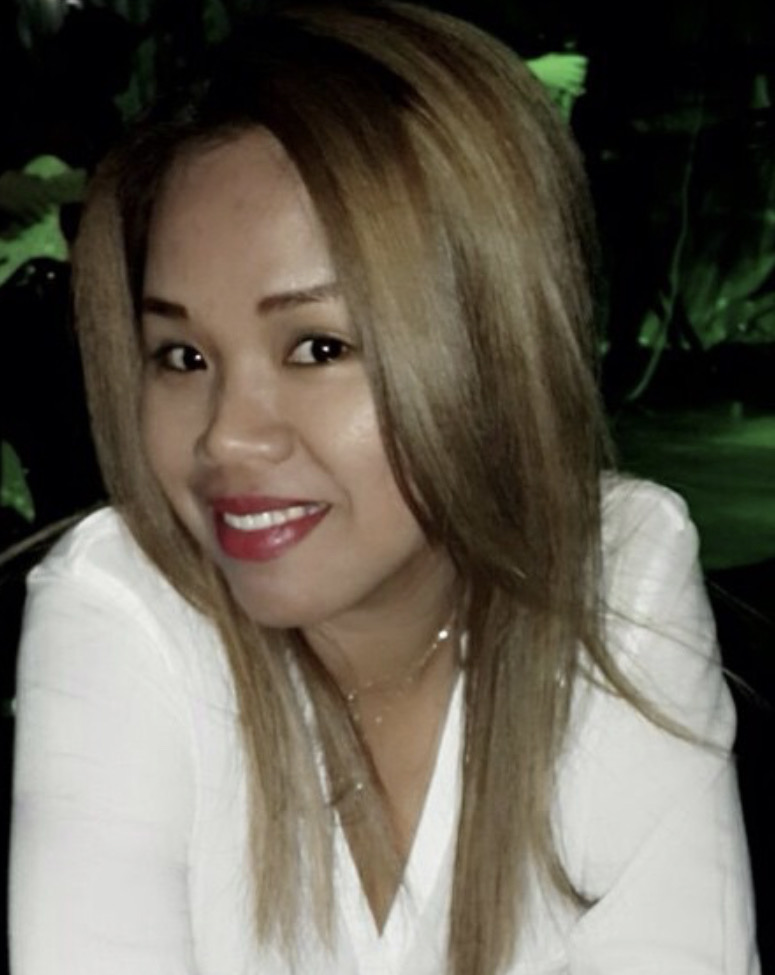
#> input picture attached_assets/IMG_0615.jpeg, 775 x 975 px, found by its file name
$ python image_processor.py
#> lines starting #> are read from the running program, lines starting #| are printed output that depends on the picture; after the words box and inside, x2 and y2 are one past the last pixel; in counts of white or black regions, pixels touching at a corner belong together
import cv2
import numpy as np
import os
from shutil import copyfile

def cartoonize_image(image_path, output_path):
    # Read the image
#> called with image_path = './attached_assets/IMG_0615.jpeg', output_path = './client/public/hero-cartoon.png'
    img = cv2.imread(image_path)
#> img is the input picture: shape (975, 775, 3); mean B, G, R 83.9, 95.6, 101.5
    if img is None:
        raise Exception(f"Failed to load image from {image_path}")

    # Convert to RGB (OpenCV uses BGR)
    img = cv2.cvtColor(img, cv2.COLOR_BGR2RGB)

    # Resize image while maintaining aspect ratio
    height, width = img.shape[:2]
#> height = 975; width = 775
    max_dimension = 1500
    scale = max_dimension / max(height, width)
#> scale = 1.54
    new_width = int(width * scale)
#> new_width = 1192
    new_height = int(height * scale)
#> new_height = 1500
    img = cv2.resize(img, (new_width, new_height))
#> img: shape (1500, 1192, 3)

    # Create a mask for the subject (person)
    gray = cv2.cvtColor(img, cv2.COLOR_RGB2GRAY)
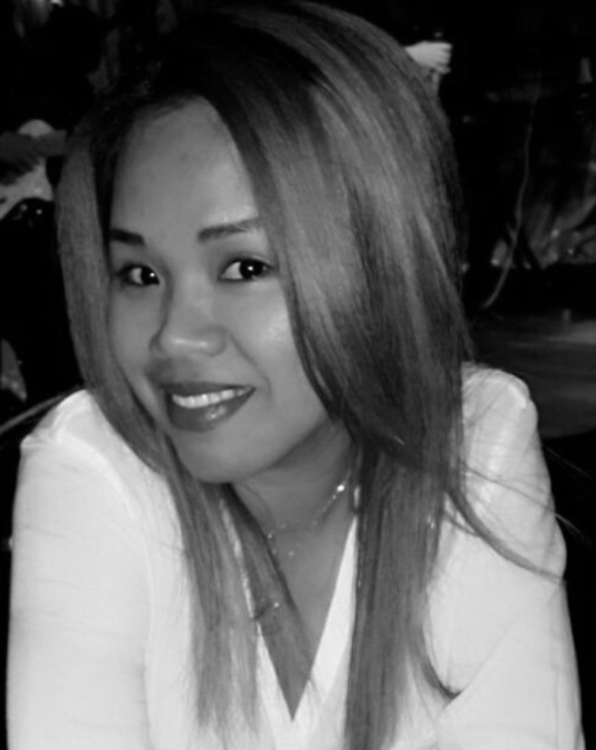
#> gray: shape (1500, 1192) (shown at 1/2 size); min 0, max 249, mean 95.9
    blur = cv2.GaussianBlur(gray, (5, 5), 0)
    _, mask = cv2.threshold(blur, 127, 255, cv2.THRESH_BINARY)
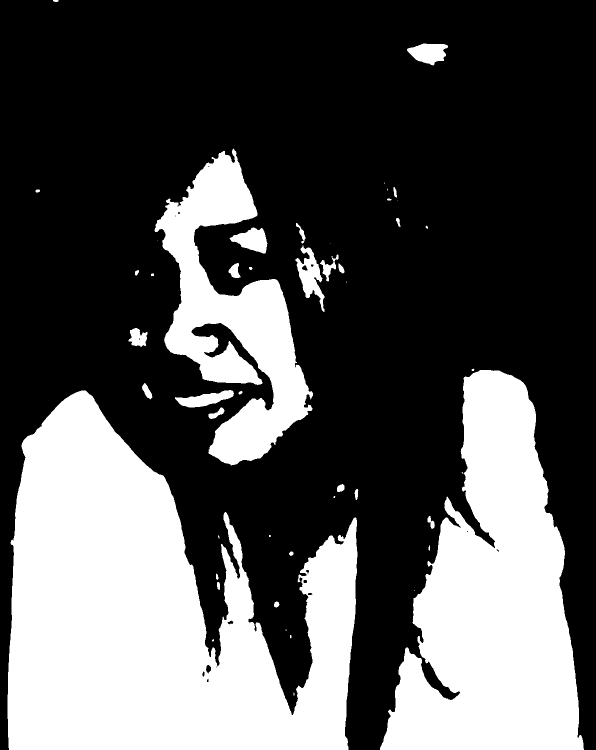
#> mask: shape (1500, 1192) (shown at 1/2 size); 33.2% white; 48 white regions (15 under 20 px), largest, box (x1, y1, x2, y2) and area: (15, 781, 715, 1500) 312869, (760, 740, 1168, 1500) 185229, (309, 297, 626, 931) 80530

    # Apply bilateral filter for smooth transitions while preserving edges
    foreground = cv2.bilateralFilter(img, d=9, sigmaColor=75, sigmaSpace=75)

    # Create dark evergreen background
    dark_green = np.full(img.shape, [0, 70, 30], dtype=np.uint8)  # Dark evergreen RGB
    background = cv2.addWeighted(img, 0.3, dark_green, 0.7, 0)
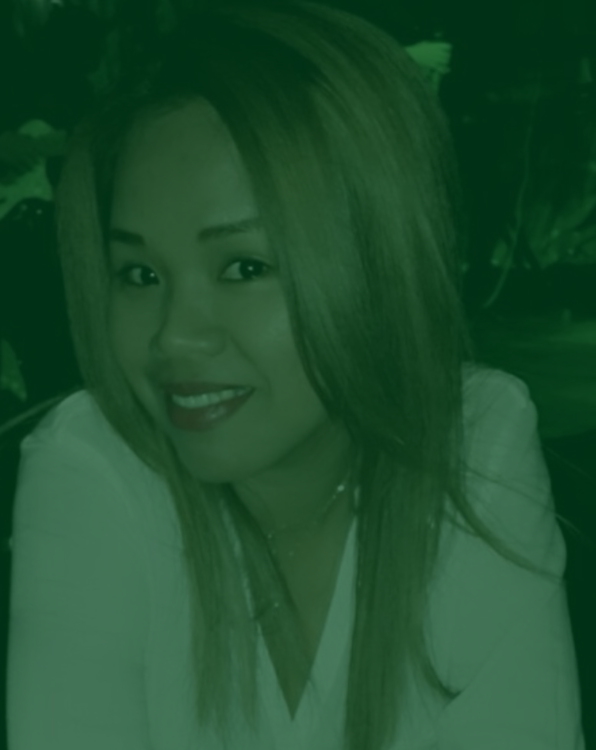
#> background: shape (1500, 1192, 3) (shown at 1/2 size); mean R, G, B 30.4, 77.6, 46.2
    background = cv2.GaussianBlur(background, (21, 21), 0)  # Smooth background

    # Combine foreground and background
    mask_inv = cv2.bitwise_not(mask)
    fg = cv2.bitwise_and(foreground, foreground, mask=mask)
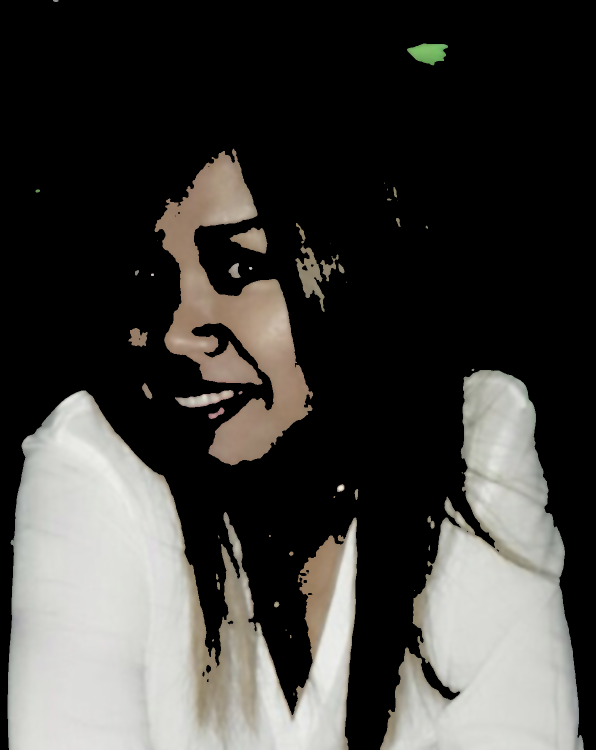
#> fg: shape (1500, 1192, 3) (shown at 1/2 size); mean R, G, B 64.2, 62.9, 59.9
    bg = cv2.bitwise_and(background, background, mask=mask_inv)
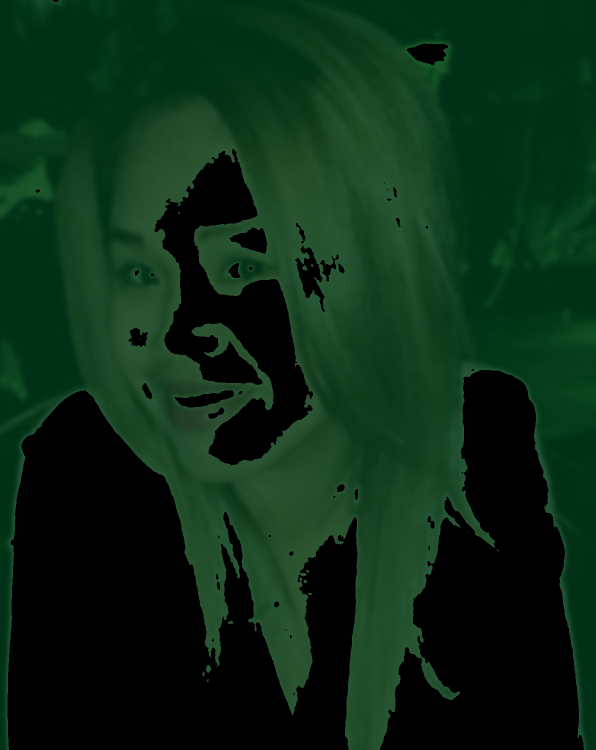
#> bg: shape (1500, 1192, 3) (shown at 1/2 size); mean R, G, B 11.2, 42.5, 21.3
    result = cv2.add(fg, bg)
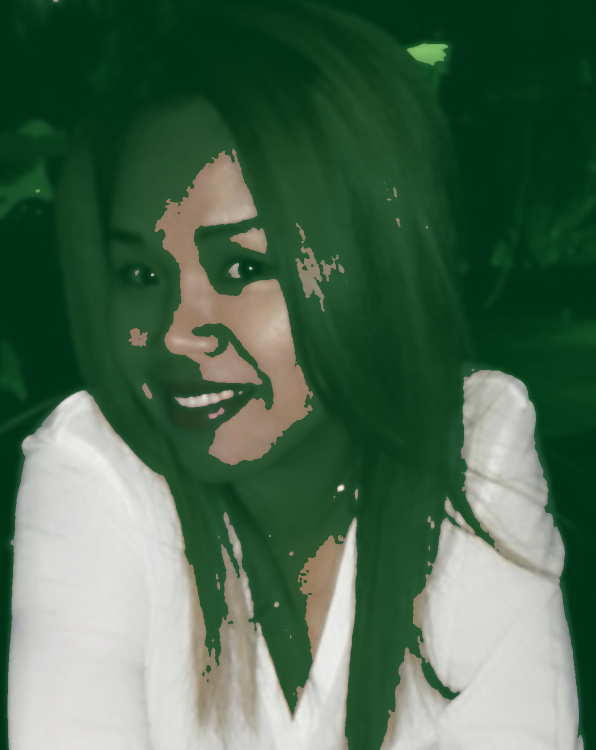
#> result: shape (1500, 1192, 3) (shown at 1/2 size); mean R, G, B 75.4, 105.5, 81.2

    # Apply artistic effect without sharp edges
    result = cv2.bilateralFilter(result, d=5, sigmaColor=150, sigmaSpace=150)

    # Convert back to BGR for saving
    result = cv2.cvtColor(result, cv2.COLOR_RGB2BGR)

    # Save with high quality
    cv2.imwrite(output_path, result, [cv2.IMWRITE_PNG_COMPRESSION, 0])
    return True

def process_hero_image():
    # Setup paths
    input_path = "./attached_assets/IMG_0615.jpeg"
    public_dir = "./client/public"
    output_path = os.path.join(public_dir, "hero-cartoon.png")

    # Create public directory if it doesn't exist
    if not os.path.exists(public_dir):
        os.makedirs(public_dir)

    # Process and save cartoon version
    return cartoonize_image(input_path, output_path)

# Process the image when this file is run
if __name__ == "__main__":
    process_hero_image()

$ run again, with attached_assets/focusgirl.png saved as attached_assets/IMG_0615.jpeg
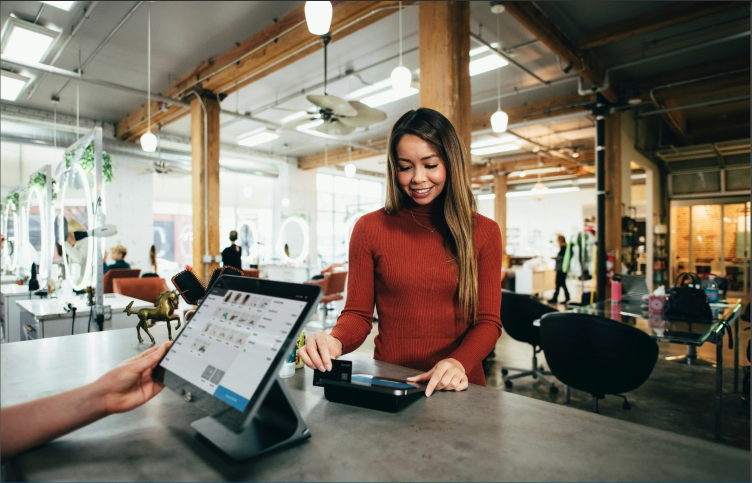
#> input picture attached_assets/focusgirl.png, 1504 x 966 px, found by its file name (shown at 1/2 size)
#> in cartoonize_image, img is the input picture: shape (966, 1504, 3); mean B, G, R 105.9, 118.8, 127.2
#> in cartoonize_image, `_, mask = cv2.threshold(blur, 127, 255, cv2.THRESH_BINARY)`:
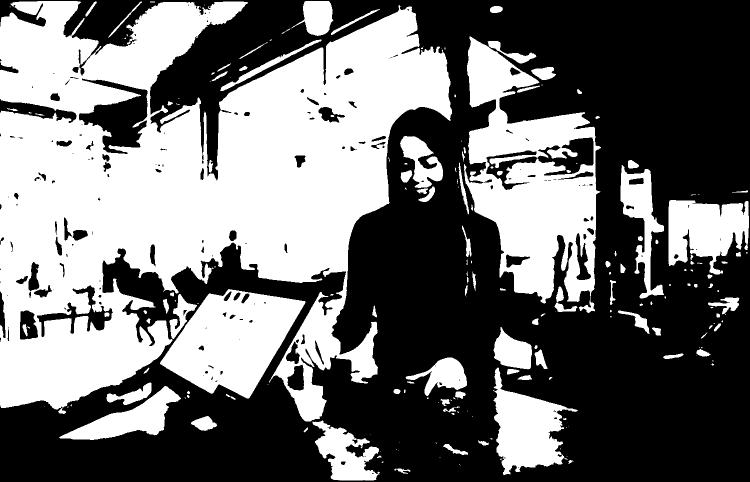
#> mask: shape (963, 1500) (shown at 1/2 size); 43.8% white; 203 white regions (93 under 20 px), largest, box (x1, y1, x2, y2) and area: (0, 2, 904, 843) 421452, (928, 73, 1202, 626) 75273, (320, 578, 611, 797) 37243
#> in cartoonize_image, `result = cv2.add(fg, bg)`:
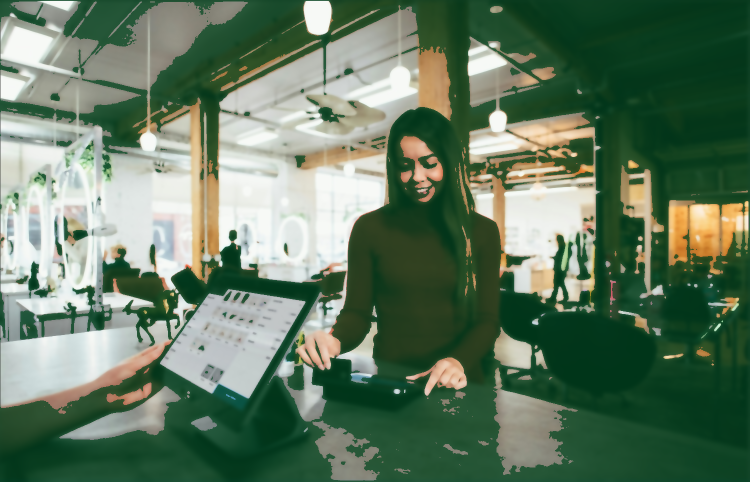
#> result: shape (963, 1500, 3) (shown at 1/2 size); mean R, G, B 98.2, 122.1, 98.2
